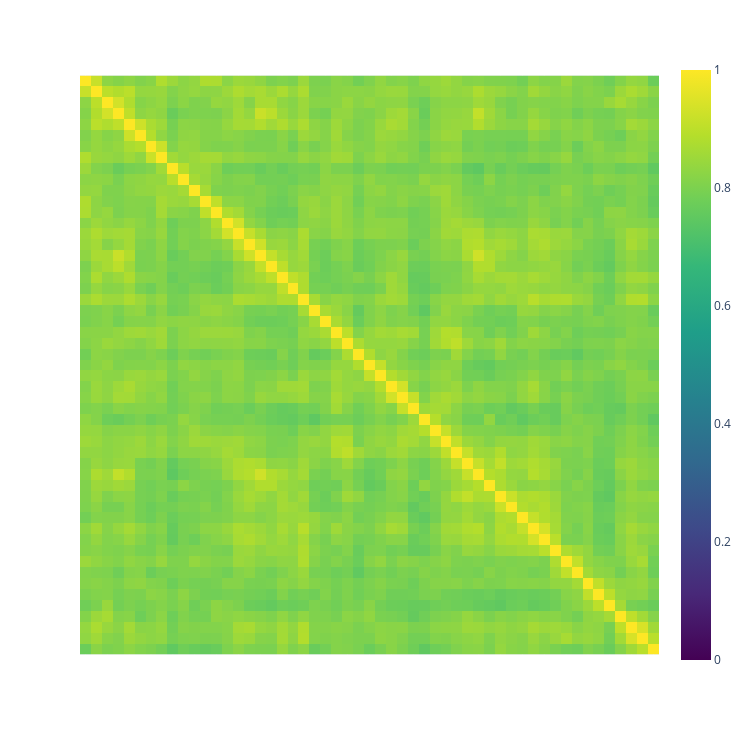

Here is the notebook cell this chart was saved with:
### Code cell
create_heatmap.create_heatmap(cos_sim_scipy, offs, offs, text, text, 0)

### Figure 1 — Plotly figure (JSON) as saved in the notebook; plotly's stock layout.template omitted (floating-point values rounded to 4 significant figures; data arrays with more than 128 entries replaced by an {"elided": "..."} marker saying what was removed)
{"data": [{"coloraxis": "coloraxis", "hovertemplate": "x: %{x}<br>y: %{y}<br>color: %{z}<extra></extra>", "name": "0", "type": "heatmap", "x": ["And it came to pass that I, Nephi, returned from speaking with the Lord, to the tent of my father.\nAnd it came to pass that he spake unto me, saying: Behold I have dreamed a dream, in the which", "And it came to pass that he spake unto me, saying: Behold I have dreamed a dream, in the which the Lord hath commanded me that thou and thy brethren shall return to Jerusalem.\nFor behold, Laban hath the record", "the Lord hath commanded me that thou and thy brethren shall return to Jerusalem.\nFor behold, Laban hath the record of the Jews and also a genealogy of my forefathers, and they are engraven upon plates of brass.\nWherefore, the", "of the Jews and also a genealogy of my forefathers, and they are engraven upon plates of brass.\nWherefore, the Lord hath commanded me that thou and thy brothers should go unto the house of Laban, and seek the records,", "Lord hath commanded me that thou and thy brothers should go unto the house of Laban, and seek the records, and bring them down hither into the wilderness.\nAnd now, behold thy brothers murmur, saying it is a hard thing", "and bring them down hither into the wilderness.\nAnd now, behold thy brothers murmur, saying it is a hard thing which I have required of them; but behold I have not required it of them, but it is a commandment", "which I have required of them; but behold I have not required it of them, but it is a commandment of the Lord.\nTherefore go, my son, and thou shalt be favored of the Lord, because thou hast not murmured.", "of the Lord.\nTherefore go, my son, and thou shalt be favored of the Lord, because thou hast not murmured.\nAnd it came to pass that I, Nephi, said unto my father: I will go and do the things which", "And it came to pass that I, Nephi, said unto my father: I will go and do the things which the Lord hath commanded, for I know that the Lord giveth no commandments unto the children of men, save he", "the Lord hath commanded, for I know that the Lord giveth no commandments unto the children of men, save he shall prepare a way for them that they may accomplish the thing which he commandeth them.\nAnd it came to", "shall prepare a way for them that they may accomplish the thing which he commandeth them.\nAnd it came to pass that when my father had heard these words he was exceedingly glad, for he knew that I had been", "pass that when my father had heard these words he was exceedingly glad, for he knew that I had been blessed of the Lord.\nAnd I, Nephi, and my brethren took our journey in the wilderness, with our tents, to", "blessed of the Lord.\nAnd I, Nephi, and my brethren took our journey in the wilderness, with our tents, to go up to the land of Jerusalem.\nAnd it came to pass that when we had gone up to the", "go up to the land of Jerusalem.\nAnd it came to pass that when we had gone up to the land of Jerusalem, I and my brethren did consult one with another.\nAnd we cast lots--who of us should go", "land of Jerusalem, I and my brethren did consult one with another.\nAnd we cast lots--who of us should go in unto the house of Laban. And it came to pass that the lot fell upon Laman; and Laman went", "in unto the house of Laban. And it came to pass that the lot fell upon Laman; and Laman went in unto the house of Laban, and he talked with him as he sat in his house.\nAnd he desired", "in unto the house of Laban, and he talked with him as he sat in his house.\nAnd he desired of Laban the records which were engraven upon the plates of brass, which contained the genealogy of my father.\nAnd", "of Laban the records which were engraven upon the plates of brass, which contained the genealogy of my father.\nAnd behold, it came to pass that Laban was angry, and thrust him out from his presence; and he would not", "behold, it came to pass that Laban was angry, and thrust him out from his presence; and he would not that he should have the records. Wherefore, he said unto him: Behold thou art a robber, and I will slay", "that he should have the records. Wherefore, he said unto him: Behold thou art a robber, and I will slay thee.\nBut Laman fled out of his presence, and told the things which Laban had done, unto us. And we", "thee.\nBut Laman fled out of his presence, and told the things which Laban had done, unto us. And we began to be exceedingly sorrowful, and my brethren were about to return unto my father in the wilderness.\nBut behold", "began to be exceedingly sorrowful, and my brethren were about to return unto my father in the wilderness.\nBut behold I said unto them that: As the Lord liveth, and as we live, we will not go down unto our", "I said unto them that: As the Lord liveth, and as we live, we will not go down unto our father in the wilderness until we have accomplished the thing which the Lord hath commanded us.\nWherefore, let us be", "father in the wilderness until we have accomplished the thing which the Lord hath commanded us.\nWherefore, let us be faithful in keeping the commandments of the Lord; therefore let us go down to the land of our father's inheritance,", "faithful in keeping the commandments of the Lord; therefore let us go down to the land of our father's inheritance, for behold he left gold and silver, and all manner of riches. And all this he hath done because of", "for behold he left gold and silver, and all manner of riches. And all this he hath done because of the commandments of the Lord.\nFor he knew that Jerusalem must be destroyed, because of the wickedness of the people.", "the commandments of the Lord.\nFor he knew that Jerusalem must be destroyed, because of the wickedness of the people.\nFor behold, they have rejected the words of the prophets. Wherefore, if my father should dwell in the land after", "For behold, they have rejected the words of the prophets. Wherefore, if my father should dwell in the land after he hath been commanded to flee out of the land, behold, he would also perish. Wherefore, it must needs be", "he hath been commanded to flee out of the land, behold, he would also perish. Wherefore, it must needs be that he flee out of the land.\nAnd behold, it is wisdom in God that we should obtain these records,", "that he flee out of the land.\nAnd behold, it is wisdom in God that we should obtain these records, that we may preserve unto our children the language of our fathers;\nAnd also that we may preserve unto them", "that we may preserve unto our children the language of our fathers;\nAnd also that we may preserve unto them the words which have been spoken by the mouth of all the holy prophets, which have been delivered unto them", "the words which have been spoken by the mouth of all the holy prophets, which have been delivered unto them by the Spirit and power of God, since the world began, even down unto this present time.\nAnd it came", "by the Spirit and power of God, since the world began, even down unto this present time.\nAnd it came to pass that after this manner of language did I persuade my brethren, that they might be faithful in keeping", "to pass that after this manner of language did I persuade my brethren, that they might be faithful in keeping the commandments of God.\nAnd it came to pass that we went down to the land of our inheritance, and", "the commandments of God.\nAnd it came to pass that we went down to the land of our inheritance, and we did gather together our gold, and our silver, and our precious things.\nAnd after we had gathered these things", "we did gather together our gold, and our silver, and our precious things.\nAnd after we had gathered these things together, we went up again unto the house of Laban.\nAnd it came to pass that we went in unto", "together, we went up again unto the house of Laban.\nAnd it came to pass that we went in unto Laban, and desired him that he would give unto us the records which were engraven upon the plates of brass,", "Laban, and desired him that he would give unto us the records which were engraven upon the plates of brass, for which we would give unto him our gold, and our silver, and all our precious things.\nAnd it came", "for which we would give unto him our gold, and our silver, and all our precious things.\nAnd it came to pass that when Laban saw our property, and that it was exceedingly great, he did lust after it, insomuch", "to pass that when Laban saw our property, and that it was exceedingly great, he did lust after it, insomuch that he thrust us out, and sent his servants to slay us, that he might obtain our property.\nAnd it", "that he thrust us out, and sent his servants to slay us, that he might obtain our property.\nAnd it came to pass that we did flee before the servants of Laban, and we were obliged to leave behind our", "came to pass that we did flee before the servants of Laban, and we were obliged to leave behind our property, and it fell into the hands of Laban.\nAnd it came to pass that we fled into the wilderness,", "property, and it fell into the hands of Laban.\nAnd it came to pass that we fled into the wilderness, and the servants of Laban did not overtake us, and we hid ourselves in the cavity of a rock.\nAnd", "and the servants of Laban did not overtake us, and we hid ourselves in the cavity of a rock.\nAnd it came to pass that Laman was angry with me, and also with my father; and also was Lemuel, for", "it came to pass that Laman was angry with me, and also with my father; and also was Lemuel, for he hearkened unto the words of Laman. Wherefore Laman and Lemuel did speak many hard words unto us, their younger", "he hearkened unto the words of Laman. Wherefore Laman and Lemuel did speak many hard words unto us, their younger brothers, and they did smite us even with a rod.\nAnd it came to pass as they smote us with", "brothers, and they did smite us even with a rod.\nAnd it came to pass as they smote us with a rod, behold, an angel of the Lord came and stood before them, and he spake unto them, saying: Why", "a rod, behold, an angel of the Lord came and stood before them, and he spake unto them, saying: Why do ye smite your younger brother with a rod? Know ye not that the Lord hath chosen him to be", "do ye smite your younger brother with a rod? Know ye not that the Lord hath chosen him to be a ruler over you, and this because of your iniquities? Behold ye shall go up to Jerusalem again, and the", "a ruler over you, and this because of your iniquities? Behold ye shall go up to Jerusalem again, and the Lord will deliver Laban into your hands.\nAnd after the angel had spoken unto us, he departed.\nAnd after the", "Lord will deliver Laban into your hands.\nAnd after the angel had spoken unto us, he departed.\nAnd after the angel had departed, Laman and Lemuel again began to murmur, saying: How is it possible that the Lord will deliver", "angel had departed, Laman and Lemuel again began to murmur, saying: How is it possible that the Lord will deliver Laban into our hands? Behold, he is a mighty man, and he can command fifty, yea, even he can slay", "Laban into our hands? Behold, he is a mighty man, and he can command fifty, yea, even he can slay fifty; then why not us?"], "xaxis": "x", "y": ["And it came to pass that I, Nephi, returned from speaking with the Lord, to the tent of my father.\nAnd it came to pass that he spake unto me, saying: Behold I have dreamed a dream, in the which", "And it came to pass that he spake unto me, saying: Behold I have dreamed a dream, in the which the Lord hath commanded me that thou and thy brethren shall return to Jerusalem.\nFor behold, Laban hath the record", "the Lord hath commanded me that thou and thy brethren shall return to Jerusalem.\nFor behold, Laban hath the record of the Jews and also a genealogy of my forefathers, and they are engraven upon plates of brass.\nWherefore, the", "of the Jews and also a genealogy of my forefathers, and they are engraven upon plates of brass.\nWherefore, the Lord hath commanded me that thou and thy brothers should go unto the house of Laban, and seek the records,", "Lord hath commanded me that thou and thy brothers should go unto the house of Laban, and seek the records, and bring them down hither into the wilderness.\nAnd now, behold thy brothers murmur, saying it is a hard thing", "and bring them down hither into the wilderness.\nAnd now, behold thy brothers murmur, saying it is a hard thing which I have required of them; but behold I have not required it of them, but it is a commandment", "which I have required of them; but behold I have not required it of them, but it is a commandment of the Lord.\nTherefore go, my son, and thou shalt be favored of the Lord, because thou hast not murmured.", "of the Lord.\nTherefore go, my son, and thou shalt be favored of the Lord, because thou hast not murmured.\nAnd it came to pass that I, Nephi, said unto my father: I will go and do the things which", "And it came to pass that I, Nephi, said unto my father: I will go and do the things which the Lord hath commanded, for I know that the Lord giveth no commandments unto the children of men, save he", "the Lord hath commanded, for I know that the Lord giveth no commandments unto the children of men, save he shall prepare a way for them that they may accomplish the thing which he commandeth them.\nAnd it came to", "shall prepare a way for them that they may accomplish the thing which he commandeth them.\nAnd it came to pass that when my father had heard these words he was exceedingly glad, for he knew that I had been", "pass that when my father had heard these words he was exceedingly glad, for he knew that I had been blessed of the Lord.\nAnd I, Nephi, and my brethren took our journey in the wilderness, with our tents, to", "blessed of the Lord.\nAnd I, Nephi, and my brethren took our journey in the wilderness, with our tents, to go up to the land of Jerusalem.\nAnd it came to pass that when we had gone up to the", "go up to the land of Jerusalem.\nAnd it came to pass that when we had gone up to the land of Jerusalem, I and my brethren did consult one with another.\nAnd we cast lots--who of us should go", "land of Jerusalem, I and my brethren did consult one with another.\nAnd we cast lots--who of us should go in unto the house of Laban. And it came to pass that the lot fell upon Laman; and Laman went", "in unto the house of Laban. And it came to pass that the lot fell upon Laman; and Laman went in unto the house of Laban, and he talked with him as he sat in his house.\nAnd he desired", "in unto the house of Laban, and he talked with him as he sat in his house.\nAnd he desired of Laban the records which were engraven upon the plates of brass, which contained the genealogy of my father.\nAnd", "of Laban the records which were engraven upon the plates of brass, which contained the genealogy of my father.\nAnd behold, it came to pass that Laban was angry, and thrust him out from his presence; and he would not", "behold, it came to pass that Laban was angry, and thrust him out from his presence; and he would not that he should have the records. Wherefore, he said unto him: Behold thou art a robber, and I will slay", "that he should have the records. Wherefore, he said unto him: Behold thou art a robber, and I will slay thee.\nBut Laman fled out of his presence, and told the things which Laban had done, unto us. And we", "thee.\nBut Laman fled out of his presence, and told the things which Laban had done, unto us. And we began to be exceedingly sorrowful, and my brethren were about to return unto my father in the wilderness.\nBut behold", "began to be exceedingly sorrowful, and my brethren were about to return unto my father in the wilderness.\nBut behold I said unto them that: As the Lord liveth, and as we live, we will not go down unto our", "I said unto them that: As the Lord liveth, and as we live, we will not go down unto our father in the wilderness until we have accomplished the thing which the Lord hath commanded us.\nWherefore, let us be", "father in the wilderness until we have accomplished the thing which the Lord hath commanded us.\nWherefore, let us be faithful in keeping the commandments of the Lord; therefore let us go down to the land of our father's inheritance,", "faithful in keeping the commandments of the Lord; therefore let us go down to the land of our father's inheritance, for behold he left gold and silver, and all manner of riches. And all this he hath done because of", "for behold he left gold and silver, and all manner of riches. And all this he hath done because of the commandments of the Lord.\nFor he knew that Jerusalem must be destroyed, because of the wickedness of the people.", "the commandments of the Lord.\nFor he knew that Jerusalem must be destroyed, because of the wickedness of the people.\nFor behold, they have rejected the words of the prophets. Wherefore, if my father should dwell in the land after", "For behold, they have rejected the words of the prophets. Wherefore, if my father should dwell in the land after he hath been commanded to flee out of the land, behold, he would also perish. Wherefore, it must needs be", "he hath been commanded to flee out of the land, behold, he would also perish. Wherefore, it must needs be that he flee out of the land.\nAnd behold, it is wisdom in God that we should obtain these records,", "that he flee out of the land.\nAnd behold, it is wisdom in God that we should obtain these records, that we may preserve unto our children the language of our fathers;\nAnd also that we may preserve unto them", "that we may preserve unto our children the language of our fathers;\nAnd also that we may preserve unto them the words which have been spoken by the mouth of all the holy prophets, which have been delivered unto them", "the words which have been spoken by the mouth of all the holy prophets, which have been delivered unto them by the Spirit and power of God, since the world began, even down unto this present time.\nAnd it came", "by the Spirit and power of God, since the world began, even down unto this present time.\nAnd it came to pass that after this manner of language did I persuade my brethren, that they might be faithful in keeping", "to pass that after this manner of language did I persuade my brethren, that they might be faithful in keeping the commandments of God.\nAnd it came to pass that we went down to the land of our inheritance, and", "the commandments of God.\nAnd it came to pass that we went down to the land of our inheritance, and we did gather together our gold, and our silver, and our precious things.\nAnd after we had gathered these things", "we did gather together our gold, and our silver, and our precious things.\nAnd after we had gathered these things together, we went up again unto the house of Laban.\nAnd it came to pass that we went in unto", "together, we went up again unto the house of Laban.\nAnd it came to pass that we went in unto Laban, and desired him that he would give unto us the records which were engraven upon the plates of brass,", "Laban, and desired him that he would give unto us the records which were engraven upon the plates of brass, for which we would give unto him our gold, and our silver, and all our precious things.\nAnd it came", "for which we would give unto him our gold, and our silver, and all our precious things.\nAnd it came to pass that when Laban saw our property, and that it was exceedingly great, he did lust after it, insomuch", "to pass that when Laban saw our property, and that it was exceedingly great, he did lust after it, insomuch that he thrust us out, and sent his servants to slay us, that he might obtain our property.\nAnd it", "that he thrust us out, and sent his servants to slay us, that he might obtain our property.\nAnd it came to pass that we did flee before the servants of Laban, and we were obliged to leave behind our", "came to pass that we did flee before the servants of Laban, and we were obliged to leave behind our property, and it fell into the hands of Laban.\nAnd it came to pass that we fled into the wilderness,", "property, and it fell into the hands of Laban.\nAnd it came to pass that we fled into the wilderness, and the servants of Laban did not overtake us, and we hid ourselves in the cavity of a rock.\nAnd", "and the servants of Laban did not overtake us, and we hid ourselves in the cavity of a rock.\nAnd it came to pass that Laman was angry with me, and also with my father; and also was Lemuel, for", "it came to pass that Laman was angry with me, and also with my father; and also was Lemuel, for he hearkened unto the words of Laman. Wherefore Laman and Lemuel did speak many hard words unto us, their younger", "he hearkened unto the words of Laman. Wherefore Laman and Lemuel did speak many hard words unto us, their younger brothers, and they did smite us even with a rod.\nAnd it came to pass as they smote us with", "brothers, and they did smite us even with a rod.\nAnd it came to pass as they smote us with a rod, behold, an angel of the Lord came and stood before them, and he spake unto them, saying: Why", "a rod, behold, an angel of the Lord came and stood before them, and he spake unto them, saying: Why do ye smite your younger brother with a rod? Know ye not that the Lord hath chosen him to be", "do ye smite your younger brother with a rod? Know ye not that the Lord hath chosen him to be a ruler over you, and this because of your iniquities? Behold ye shall go up to Jerusalem again, and the", "a ruler over you, and this because of your iniquities? Behold ye shall go up to Jerusalem again, and the Lord will deliver Laban into your hands.\nAnd after the angel had spoken unto us, he departed.\nAnd after the", "Lord will deliver Laban into your hands.\nAnd after the angel had spoken unto us, he departed.\nAnd after the angel had departed, Laman and Lemuel again began to murmur, saying: How is it possible that the Lord will deliver", "angel had departed, Laman and Lemuel again began to murmur, saying: How is it possible that the Lord will deliver Laban into our hands? Behold, he is a mighty man, and he can command fifty, yea, even he can slay", "Laban into our hands? Behold, he is a mighty man, and he can command fifty, yea, even he can slay fifty; then why not us?"], "yaxis": "y", "z": {"elided": "53x53 float values"}}], "layout": {"coloraxis": {"cmax": 1, "cmin": 0, "colorscale": [[0, "#440154"], [0.1111, "#482878"], [0.2222, "#3e4989"], [0.3333, "#31688e"], [0.4444, "#26828e"], [0.5556, "#1f9e89"], [0.6667, "#35b779"], [0.7778, "#6ece58"], [0.8889, "#b5de2b"], [1, "#fde725"]]}, "height": 750, "margin": {"t": 60}, "width": 750, "xaxis": {"anchor": "y", "constrain": "domain", "domain": [0, 1], "scaleanchor": "y", "showticklabels": false}, "yaxis": {"anchor": "x", "autorange": "reversed", "constrain": "domain", "domain": [0, 1], "showticklabels": false}}}
